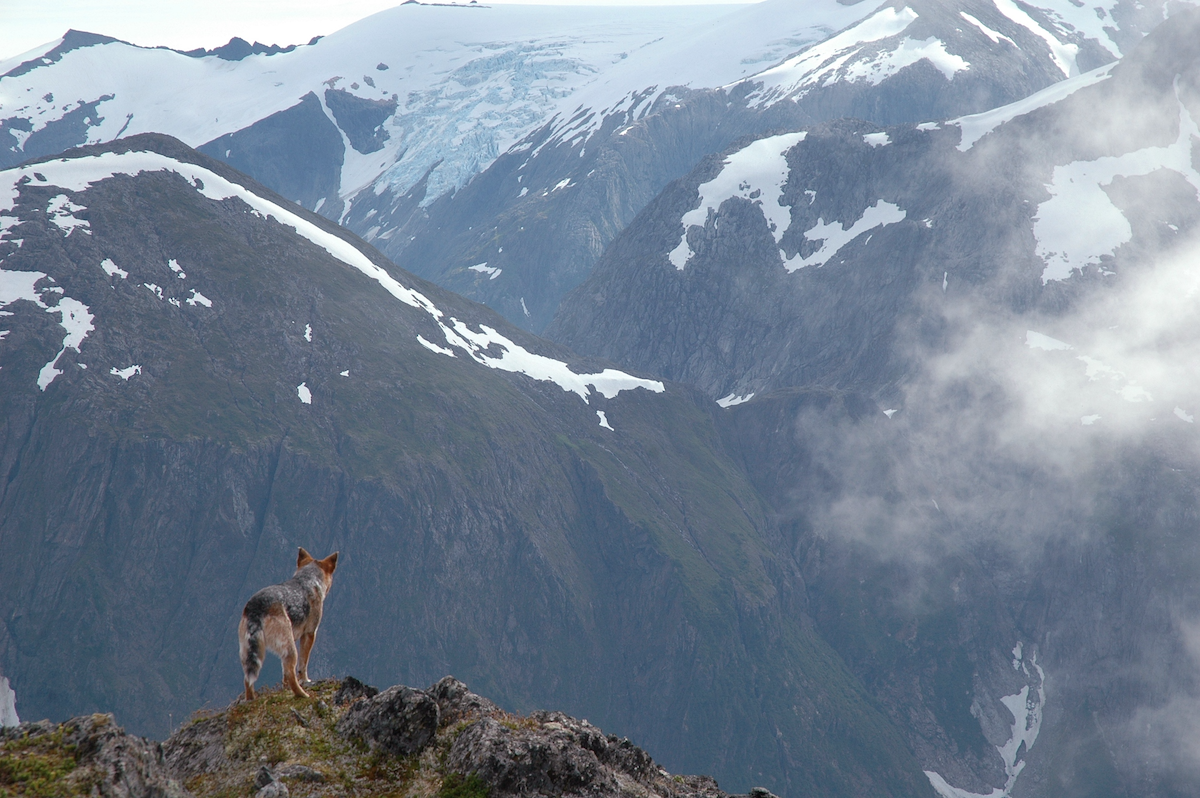
#> input picture mp23_grounding_part_2/willie_mountains.png, 1200 x 798 px, found by its file name
$ python add_border_1.py
#> lines starting #> are read from the running program, lines starting #| are printed output that depends on the picture
"""Add a border to any image."""

from pathlib import Path
from PIL import Image, ImageOps

# Load the image.
path = Path("willie_mountains.png")
img = Image.open(path)
#> img is the input picture: PIL image 1200x798 RGBA; mean R, G, B, A 118.2, 131.6, 147.6, 255

# Set the border width and color.
border_width = 2
border_color = "darkgray"

# Add the border.
new_img = ImageOps.expand(img, border=border_width,
        fill=border_color)
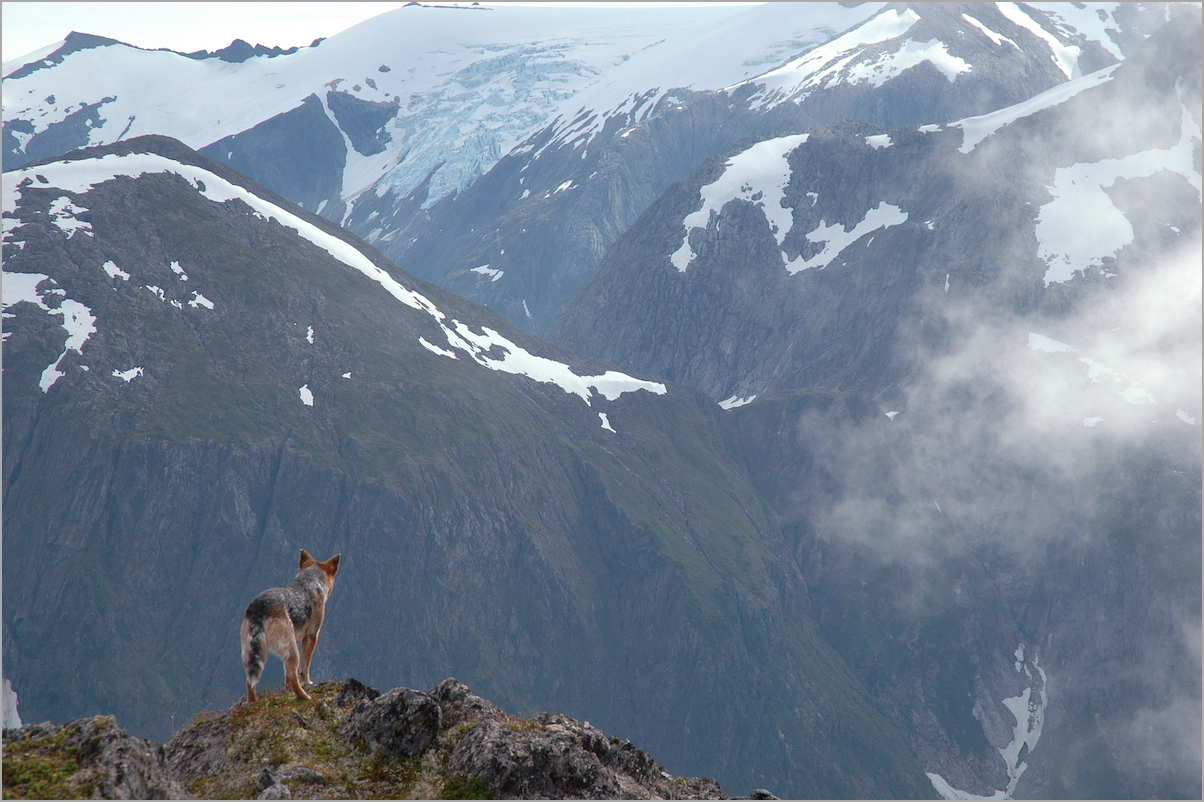
#> new_img: PIL image 1204x802 RGBA; mean R, G, B, A 118.7, 132, 147.8, 255

# Save new image.
new_path = Path("willie_mountains_bordered.png")
new_img.save(new_path)

$ run again, with mp24_grounding_part_3/partial_programs/tests_0/reference_images/bear_scratching_bordered_default.jpg saved as mp23_grounding_part_2/willie_mountains.png
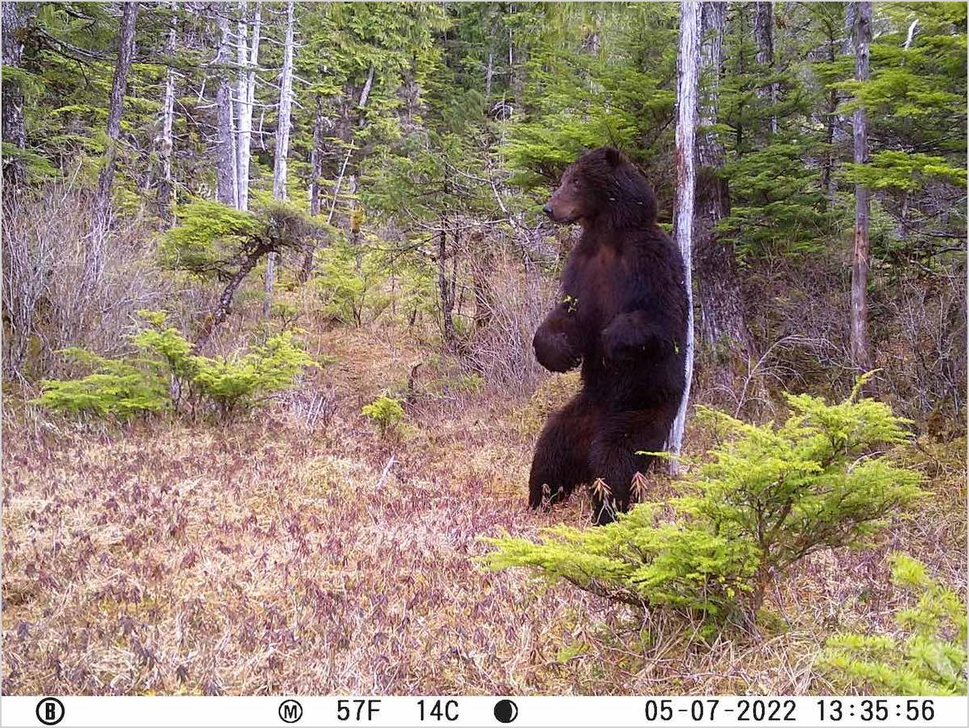
#> input picture mp24_grounding_part_3/partial_programs/tests_0/reference_images/bear_scratching_bordered_default.jpg, 969 x 728 px, shrunk from 1204 x 904 before the run, found by its file name
#> img is the input picture: PIL image 969x728 RGB; mean R, G, B 148.3, 132.7, 114.1
#> `new_img = ImageOps.expand(img, border=border_width, fill=border_color)`:
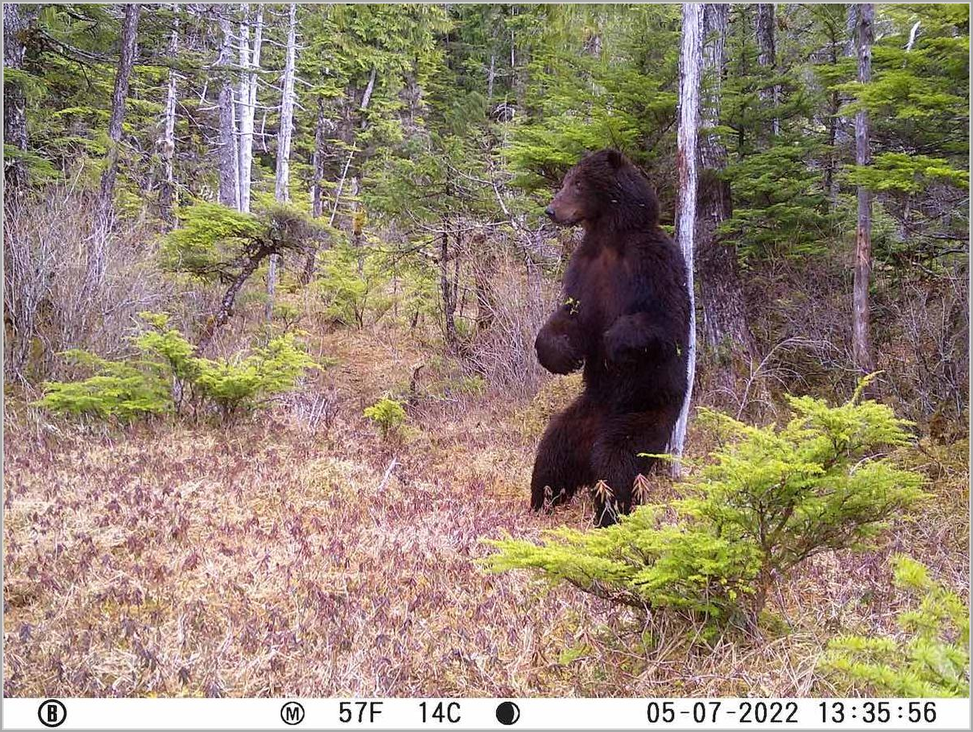
#> new_img: PIL image 973x732 RGB; mean R, G, B 148.5, 133, 114.6
